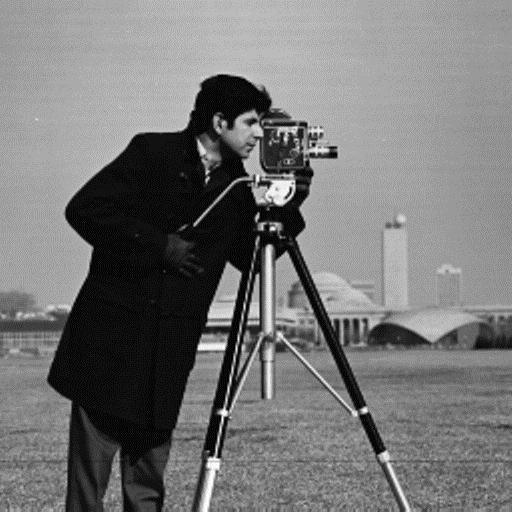
#> input picture 05 - fourier transforms/image3.jpg, 512 x 512 px, given in place of ., which was not available
$ python fourier_display.py .
#> lines starting #> are read from the running program, lines starting #| are printed output that depends on the picture; pictures that were not available may be replaced by others from this repository, and a replacement may not be noted
#> in make_mag_phase_images, img is the input picture: shape (512, 512); min 0, max 255, mean 117.9
import cv2 as cv
import numpy as np
from pathlib import Path
import argparse


def fourier_magnitude_as_image(img_f: np.ndarray, eps: float = 1e-6) -> np.ndarray:
    """Displays the log magnitude of the fourier transform of the image with the DC component in the center.

    :param img_f: fourier transform of an image
    :return: a BGR or grayscale image representing the (log) magnitude of the fourier transform.
    """
#> called with img_f = array of shape (512, 512), eps = 1e-06
    ...  # YOUR CODE HERE
    img_f = np.fft.fftshift(img_f)
    mag = np.abs(img_f)

    mag = np.log(mag)
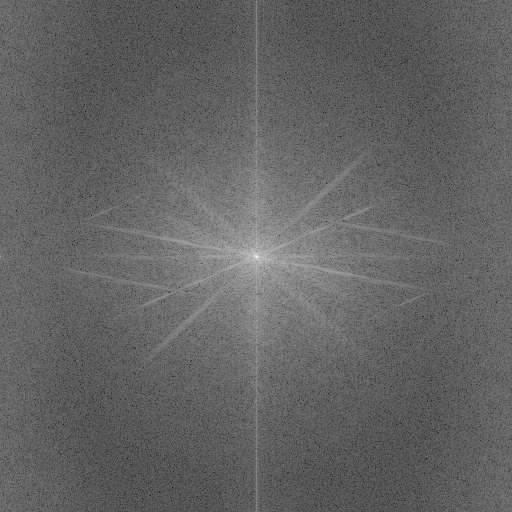
#> mag: shape (512, 512) float64; min 2.07, max 17.25, mean 8.01; drawn with min black and max white
    mag = cv.normalize(mag, None, 0, 255, cv.NORM_MINMAX, dtype=cv.CV_8U)

    return mag


def fourier_phase_as_image(img_f: np.ndarray) -> np.ndarray:
    """Displays the phase of the fourier transform of the image with the DC component in the center, using HSV color
    space (saturation and value both set to max).

    :param img_f: fourier transform of an image
    :return: a BGR image representing the phase of the fourier transform with hue.
    """
    ...  # YOUR CODE HERE
    x, y = img_f.shape
#> x = 512; y = 512
    img_f = np.fft.fftshift(img_f)
    phase = np.angle(img_f)
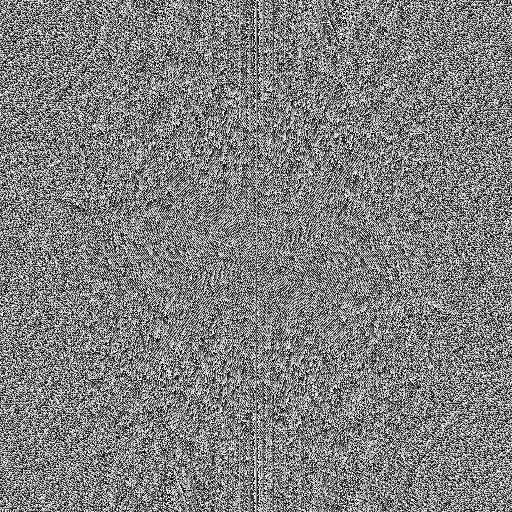
#> phase: shape (512, 512) float64; min -3.14, max 3.14, mean 1.2e-05; drawn with min black and max white
    phase = np.degrees(phase)
    # print(phase.min(),phase.max())
    phase = (phase - phase.min()) / (phase.max() - phase.min())
    hue = (phase * 180).astype(np.uint8)
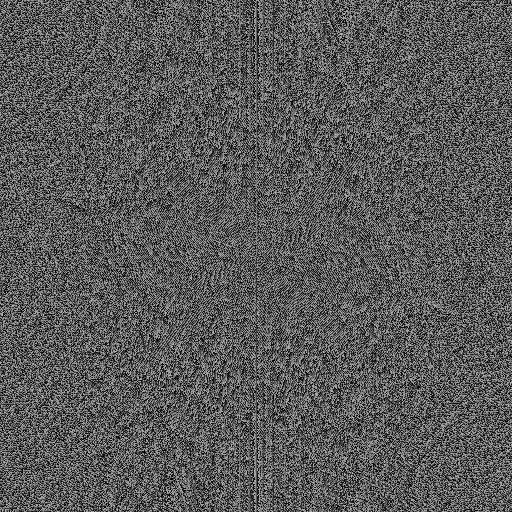
#> hue: shape (512, 512); min 0, max 180, mean 89.5
    saturation = np.ones_like(hue) * 255
    value = np.ones_like(hue) * 255

    # Create an HSV image with hue, saturation, and value
    hsv_image = cv.merge([hue, saturation, value])
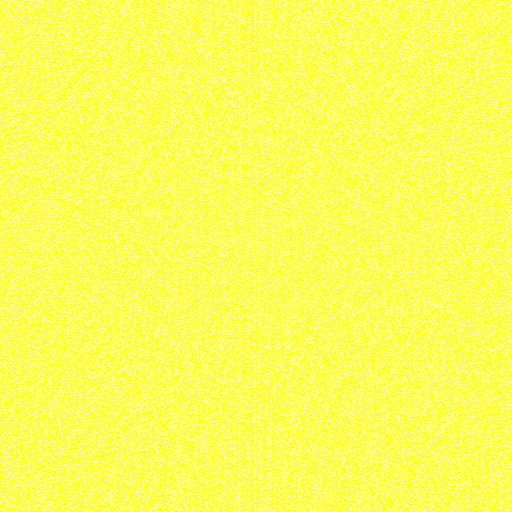
#> hsv_image: shape (512, 512, 3); mean of channels 0, 1, 2 89.5, 255, 255; drawn as B, G, R

    # Convert HSV image to BGR
    bgr_image = cv.cvtColor(hsv_image, cv.COLOR_HSV2BGR)
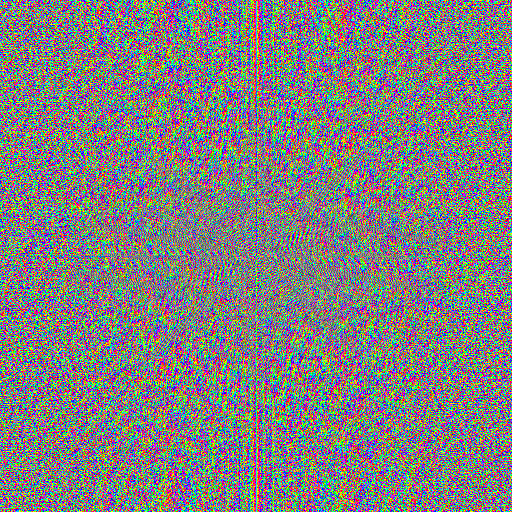
#> bgr_image: shape (512, 512, 3); mean B, G, R 127.1, 127.1, 127.9

    return bgr_image


def make_mag_phase_images(image_file: Path):
    file_mag = Path("output_images") / f"{image_file.stem}_mag.png"
    file_phase = Path("output_images") / f"{image_file.stem}_phase.png"

    img = cv.imread(str(image_file), cv.IMREAD_GRAYSCALE)

    # Do the fourier transform
    img_f = np.fft.fft2(img)

    img_mag = fourier_magnitude_as_image(img_f)
    cv.imwrite(str(file_mag), img_mag)

    img_phase = fourier_phase_as_image(img_f)
    cv.imwrite(str(file_phase), img_phase)


if __name__ == "__main__":
    parser = argparse.ArgumentParser()
    parser.add_argument(
        "images",
        help="One or more images (space-separated if more than one) to process",
        type=Path,
        nargs="+",
    )
    args = parser.parse_args()

    for image in args.images:
        if not image.exists():
            print(f"Image {image} not found")
            continue

        make_mag_phase_images(image)

$ run again, on 05 - fourier transforms/image4.jpg
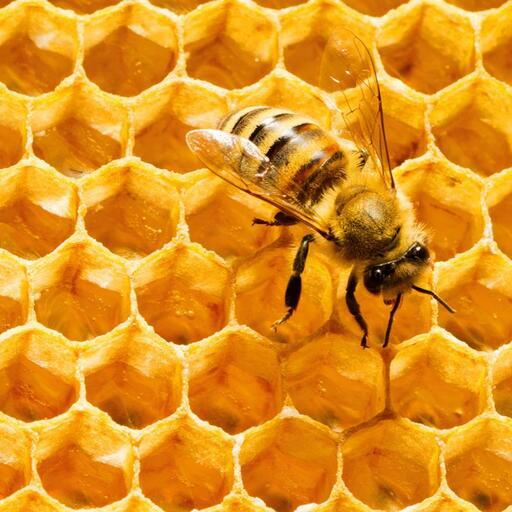
#> input picture 05 - fourier transforms/image4.jpg, 512 x 512 px, given in place of ., which was not available
#> in fourier_phase_as_image, `hsv_image = cv.merge([hue, saturation, value])`:
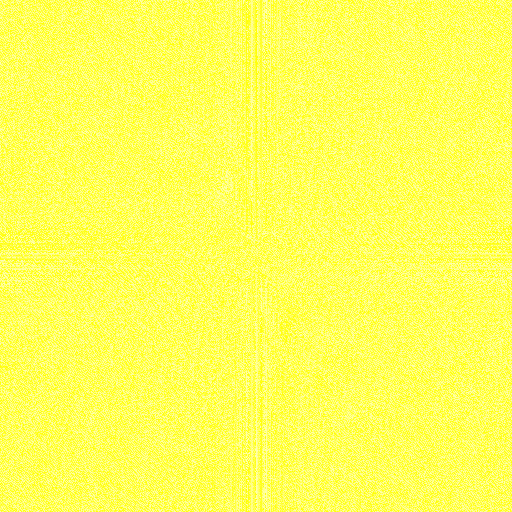
#> hsv_image: shape (512, 512, 3); mean of channels 0, 1, 2 89.5, 255, 255; drawn as B, G, R
#> in fourier_phase_as_image, `bgr_image = cv.cvtColor(hsv_image, cv.COLOR_HSV2BGR)`:
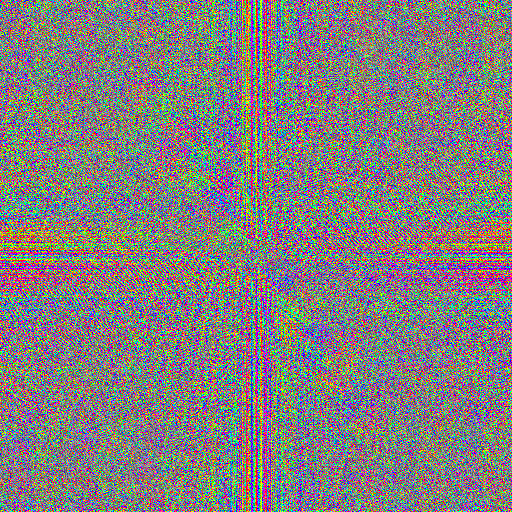
#> bgr_image: shape (512, 512, 3); mean B, G, R 126.2, 126.1, 129.5

$ run again, on 05 - fourier transforms/image5.jpg
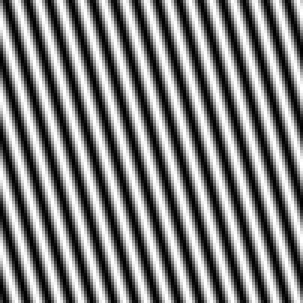
#> input picture 05 - fourier transforms/image5.jpg, 101 x 101 px, given in place of ., which was not available (shown 3 times larger)
#> in make_mag_phase_images, img is the input picture: shape (101, 101); min 0, max 255, mean 127.6
#> in fourier_phase_as_image, `hsv_image = cv.merge([hue, saturation, value])`:
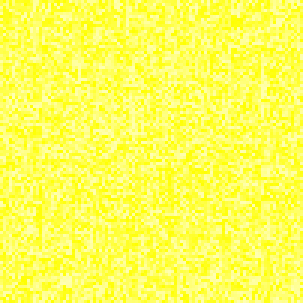
#> hsv_image: shape (101, 101, 3) (shown 3 times larger); mean of channels 0, 1, 2 89.5, 255, 255; drawn as B, G, R
#> in fourier_phase_as_image, `bgr_image = cv.cvtColor(hsv_image, cv.COLOR_HSV2BGR)`:
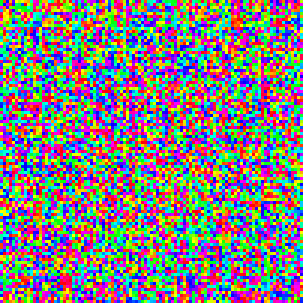
#> bgr_image: shape (101, 101, 3) (shown 3 times larger); mean B, G, R 126.2, 126.2, 129.1
